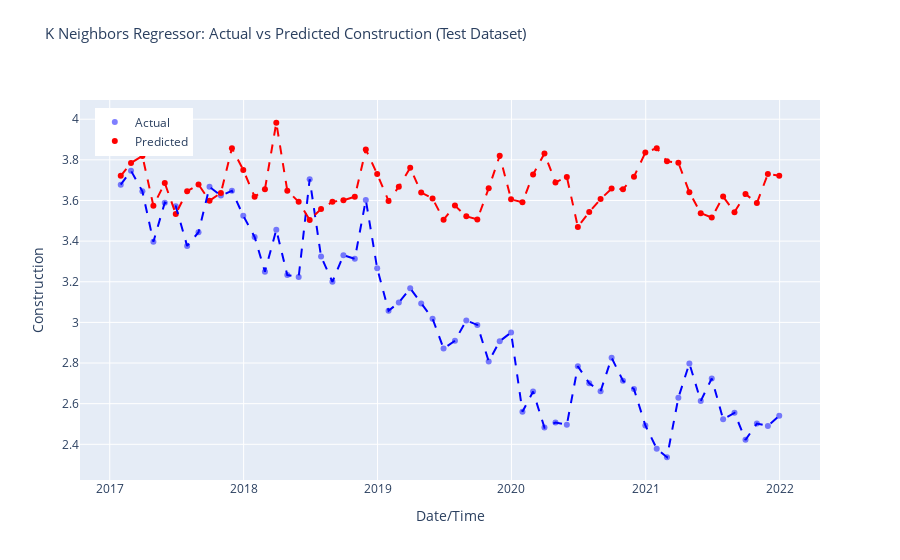

Here is the notebook cell this chart was saved with:
### Code cell
# Make predictions on the test dataset
predictions = pycr.predict_model(model_tuned, data = test_data)

r2 = r2_score(predictions['Construction'], predictions['prediction_label'])
print('R-squared (R2) Score:', r2)

# Sort predictions DataFrame by index
predictions.sort_index(inplace=True)

# Create Plotly figure
fig = make_subplots(rows=1, cols=1, shared_xaxes=True, shared_yaxes=True)

# Add scatter plot for actual values
fig.add_trace(go.Scatter(x=predictions.index, y=predictions['Construction'],
                         mode='markers', marker=dict(color='blue', opacity=0.5),
                         name='Actual'), row=1, col=1)

# Add scatter plot for predicted values
fig.add_trace(go.Scatter(x=predictions.index, y=predictions['prediction_label'],
                         mode='markers', marker=dict(color='red'),
                         name='Predicted'), row=1, col=1)

# Add lines for sorted actual values
fig.add_trace(go.Scatter(x=predictions.index, y=predictions['Construction'].sort_index(),
                         mode='lines', line=dict(color='blue', dash='dash'),
                         showlegend=False), row=1, col=1)

# Add lines for sorted predicted values
fig.add_trace(go.Scatter(x=predictions.index, y=predictions['prediction_label'].sort_index(),
                         mode='lines', line=dict(color='red', dash='dash'),
                         showlegend=False), row=1, col=1)

fig.update_layout(title_text='K Neighbors Regressor: Actual vs Predicted Construction (Test Dataset)',
                  title_font_size=15, title_y=0.95, 
                  xaxis_title='Date/Time', yaxis_title='Construction',
                  legend=dict(x=0.02, y=0.98),
                  grid=dict(rows=1, columns=1, ygap=0.2))

# Show interactive plot
fig.show()
